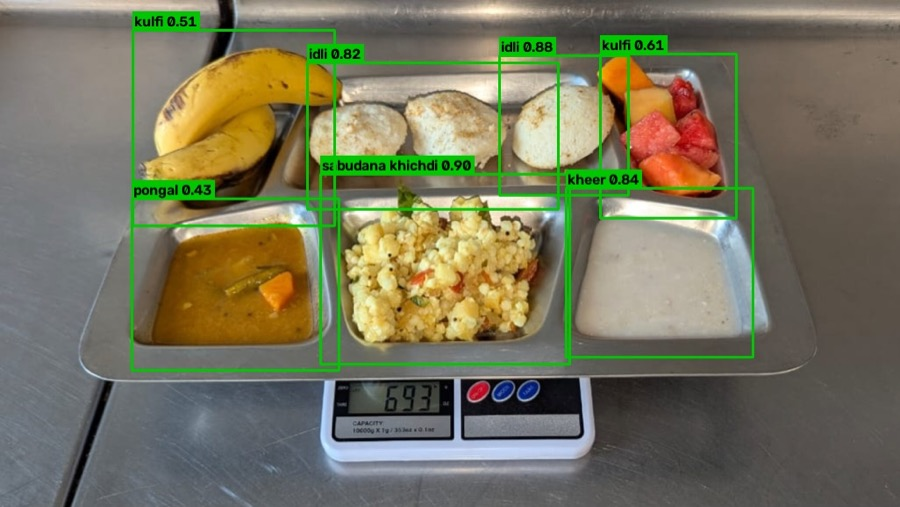
#> input picture assets/task2-example.jpg, 900 x 507 px, found by its file name
$ python bev_pipeline.py --image ../assets/task2-example.jpg
#> lines starting #> are read from the running program, lines starting #| are printed output that depends on the picture; after the words box and inside, x2 and y2 are one past the last pixel; in counts of white or black regions, pixels touching at a corner belong together
"""
Warp thali images to a top-down Bird's Eye View, then run food detection.

Detects the tray boundary automatically (no annotation needed), warps to BEV,
then runs YOLO compartment detection + ConvNeXt Khana classification.

Output (under --output, default outputs/task3):
        bev/<name>_bev.jpg          — warped top-down image
        detected/<name>_det.jpg     — annotated with food labels
        predictions.json            — all detections as JSON
        debug/<name>_corners.jpg    — tray corners (with --debug)

Usage (from the repo root):
  uv run python -m bev.bev_pipeline                    # all images in data/angled/
  uv run python -m bev.bev_pipeline --images data/images
  uv run python -m bev.bev_pipeline --image foo.jpg    # single image
  uv run python -m bev.bev_pipeline --no-detect        # BEV only, skip detection
  uv run python -m bev.bev_pipeline --debug            # save corner visualisation
"""

import argparse
import json
import os
import cv2
import numpy as np
import glob


DETECT_W = 800  # downsample to this width for tray corner detection

DEFAULT_YOLO = "models/thali_detector.pt"
DEFAULT_CLASSIFIER = "models/320/best_ema_hires.pt"
DEFAULT_CLASSES = "data/classes.txt"
DEFAULT_MODEL_NAME = "convnext_small.fb_in22k_ft_in1k"
DEFAULT_IMG_SIZE = 320


def order_points(pts):
    """Order 4 points as [TL, TR, BR, BL]."""
    pts = np.array(pts, dtype="float32")
    s = pts.sum(axis=1)
    diff = np.diff(pts, axis=1)
    out = np.zeros((4, 2), dtype="float32")
    out[0] = pts[np.argmin(s)]
    out[2] = pts[np.argmax(s)]
    out[1] = pts[np.argmin(diff)]
    out[3] = pts[np.argmax(diff)]
    return out


def _is_valid_quad(corners, img_shape):
    """
    Reject detections that are clearly wrong:
    - Quad covers > 90% of the image → whole-image detected, not the tray.
    - Any corner is within 1% of the image boundary → same problem.
    """
    h, w = img_shape[:2]
    pts = np.array(corners, dtype=np.float32)
    quad_area = cv2.contourArea(pts)
    if quad_area > 0.90 * h * w:
        return False
    for x, y in corners:
        if x < 0.01 * w or x > 0.99 * w or y < 0.01 * h or y > 0.99 * h:
            return False
    return True


def _quad_from_mask(binary, img_area, img_shape, min_frac=0.08):
    """
    Find the largest blob in a binary mask and fit a quadrilateral to it.
    Returns ordered [TL, TR, BR, BL] or None.
    """
    contours, _ = cv2.findContours(binary, cv2.RETR_EXTERNAL, cv2.CHAIN_APPROX_SIMPLE)
    if not contours:
        return None

    candidates = sorted(
        [c for c in contours if cv2.contourArea(c) > min_frac * img_area],
        key=cv2.contourArea, reverse=True,
    )

    for contour in candidates[:5]:
        hull = cv2.convexHull(contour)
        peri = cv2.arcLength(hull, True)

        # Gradually loosen epsilon until we collapse to a quadrilateral
        for eps in [0.02, 0.04, 0.06, 0.08, 0.10, 0.15, 0.20]:
            approx = cv2.approxPolyDP(hull, eps * peri, True)
            if len(approx) == 4:
                corners = order_points(approx.reshape(4, 2)).tolist()
                if _is_valid_quad(corners, img_shape):
                    return corners

        # Last resort: rotated bounding rect
        rect = cv2.minAreaRect(hull)
        box = cv2.boxPoints(rect)
        corners = order_points(box).tolist()
        if _is_valid_quad(corners, img_shape):
            return corners

    return None


def _otsu_mask(blurred, k):
    """Dark tray on light background: invert Otsu so the tray becomes a white blob."""
    _, mask = cv2.threshold(blurred, 0, 255, cv2.THRESH_BINARY_INV + cv2.THRESH_OTSU)
    return cv2.morphologyEx(mask, cv2.MORPH_CLOSE, k)


def _grabcut_mask(img):
    """
    GrabCut with explicit mask init:
    - Hard background: 5% border strip (always table/room, never tray).
    - Probable foreground: center 70% (where the tray always is).
    - Let GrabCut resolve the ambiguous middle band using color models.

    This handles cases where tray and background share a similar color (e.g. beige
    tray on white table) because GrabCut uses spatial smoothness + color mixture models,
    not just a single global threshold.
    """
    h, w = img.shape[:2]
    mask = np.full((h, w), cv2.GC_PR_BGD, dtype=np.uint8)  # probable background everywhere

    # Centre rectangle = probable foreground
    cx, cy = int(0.15 * w), int(0.15 * h)
    mask[cy: h - cy, cx: w - cx] = cv2.GC_PR_FGD

    # Thin border = certain background (gives GrabCut a clean anchor)
    bx, by = int(0.04 * w), int(0.04 * h)
    mask[:by, :] = cv2.GC_BGD
    mask[h - by:, :] = cv2.GC_BGD
    mask[:, :bx] = cv2.GC_BGD
    mask[:, w - bx:] = cv2.GC_BGD

    bgd = np.zeros((1, 65), np.float64)
    fgd = np.zeros((1, 65), np.float64)
    try:
        cv2.grabCut(img, mask, None, bgd, fgd, 5, cv2.GC_INIT_WITH_MASK)
    except cv2.error:
        return None

    fg = np.where((mask == cv2.GC_FGD) | (mask == cv2.GC_PR_FGD), 255, 0).astype(np.uint8)
    k = cv2.getStructuringElement(cv2.MORPH_RECT, (15, 15))
    return cv2.morphologyEx(fg, cv2.MORPH_CLOSE, k)


def _canny_mask(blurred, k):
    edges = cv2.Canny(blurred, 30, 100)
    return cv2.morphologyEx(edges, cv2.MORPH_CLOSE, k)


def detect_tray_corners(img, debug_path=None):
    """
    Detect the 4 corners of the thali tray.

    Tries three strategies in order, stopping at the first valid result:
      1. Otsu threshold (fast; works when tray is darker than background).
      2. GrabCut with mask init (slower; works when tray and background share
         similar color, e.g. beige tray on white table).
      3. Canny edges (fallback for high-contrast rims).

    Each strategy's result is validated: detections that span the whole image
    (corners at the image boundary) are rejected and the next strategy is tried.

    Returns [TL, TR, BR, BL] in original image coordinates, or None.
    """
    orig_h, orig_w = img.shape[:2]
    scale = DETECT_W / orig_w
    small = cv2.resize(img, (DETECT_W, int(orig_h * scale)))
    sh, sw = small.shape[:2]
    small_area = sh * sw

    gray = cv2.cvtColor(small, cv2.COLOR_BGR2GRAY)
    blurred = cv2.GaussianBlur(gray, (7, 7), 2)
    k = cv2.getStructuringElement(cv2.MORPH_RECT, (15, 15))

    corners = None

    # Strategy 1: Otsu
    corners = _quad_from_mask(_otsu_mask(blurred, k), small_area, small.shape)

    # Strategy 2: GrabCut
    if corners is None:
        gc_mask = _grabcut_mask(small)
        if gc_mask is not None:
            corners = _quad_from_mask(gc_mask, small_area, small.shape)

    # Strategy 3: Canny
    if corners is None:
        corners = _quad_from_mask(_canny_mask(blurred, k), small_area, small.shape)

    if corners is None:
        return None

    # Scale back to original image coordinates
    corners = [[x / scale, y / scale] for x, y in corners]

    if debug_path:
        os.makedirs(os.path.dirname(debug_path), exist_ok=True)
        dbg = img.copy()
        pts = np.int32(corners)
        cv2.polylines(dbg, [pts], isClosed=True, color=(0, 255, 0),
                      thickness=max(3, orig_w // 300))
        font_scale = orig_w / 2000
        for label, pt in zip(["TL", "TR", "BR", "BL"], corners):
            p = (int(pt[0]), int(pt[1]))
            r = max(10, orig_w // 200)
            cv2.circle(dbg, p, r, (0, 0, 255), -1)
            cv2.putText(dbg, label, (p[0] + r + 5, p[1]),
                        cv2.FONT_HERSHEY_SIMPLEX, font_scale, (0, 0, 255), 2, cv2.LINE_AA)
        cv2.imwrite(debug_path, dbg)

    return corners


def foreshortening_ratio(corners):
    """top_edge / bottom_edge. Close to 1.0 = near top-down. Below 0.4 = very shallow."""
    tl, tr, br, bl = [np.array(p) for p in corners]
    top = np.linalg.norm(tr - tl)
    bottom = np.linalg.norm(br - bl)
    return top / bottom if bottom > 0 else 0.0


def estimate_output_dims(corners, base_size=700):
    """
    Compute output (width, height) that matches the tray's true aspect ratio.

    Uses the geometric mean of opposite edge lengths as a perspective-aware
    proxy for the tray's real dimensions. This avoids the square-output
    distortion that appears when a 4:3 tray is forced into a 1:1 canvas.

    Note: at very shallow angles (foreshortening ratio < 0.3), the height
    estimate is unreliable because the far edge has too few pixels to measure
    accurately. The output will still be the best geometrically-honest result,
    but some stretching on the far side is unavoidable.
    """
    tl, tr, br, bl = [np.array(p, dtype=float) for p in corners]
    apparent_w = (np.linalg.norm(tr - tl) + np.linalg.norm(br - bl)) / 2
    apparent_h = (np.linalg.norm(bl - tl) + np.linalg.norm(br - tr)) / 2
    aspect = apparent_w / apparent_h if apparent_h > 0 else 1.0

    if aspect >= 1.0:
        return base_size, max(1, int(base_size / aspect))
    else:
        return max(1, int(base_size * aspect)), base_size


def warp_to_bev(img, corners, out_w, out_h):
    """Perspective transform: tray corners → rectified top-down view."""
    src = np.float32(corners)
    dst = np.float32([[0, 0], [out_w, 0], [out_w, out_h], [0, out_h]])
    M = cv2.getPerspectiveTransform(src, dst)
    return cv2.warpPerspective(img, M, (out_w, out_h))


def load_detector(args):
    """Lazily load the detection pipeline. Returns None if models are missing."""
    from thali.classifier import KhanaClassifier
    from thali.detector import ThaliDetector
    from thali.pipeline import ThaliPipeline

    class_names = [
        line.strip()
        for line in open(args.classes).read().splitlines()
        if line.strip()
    ]
    classifier = KhanaClassifier(
        model_path=args.classifier,
        class_names=class_names,
        model_name=args.model_name,
        img_size=args.img_size,
    )
    detector = ThaliDetector(weights=args.yolo, conf=args.det_conf)
    return ThaliPipeline(classifier=classifier, detector=detector)


def process(image_paths, out_size, debug, pipeline, out_dir):
    bev_dir, det_dir = os.path.join(out_dir, "bev"), os.path.join(out_dir, "detected")
    os.makedirs(bev_dir, exist_ok=True)
    if pipeline is not None:
        os.makedirs(det_dir, exist_ok=True)

    all_predictions = {}

    for img_path in image_paths:
        name = os.path.basename(img_path)
        img = cv2.imread(img_path)
        if img is None:
            print(f"[error] Cannot read {img_path}")
            continue

        stem = os.path.splitext(name)[0]
        debug_path = os.path.join(out_dir, "debug", f"{stem}_corners.jpg") if debug else None

        corners = detect_tray_corners(img, debug_path=debug_path)
        if corners is None:
            print(f"[fail]  {name} — tray not detected (run with --debug to inspect)")
            continue

        ratio = foreshortening_ratio(corners)
        out_w, out_h = estimate_output_dims(corners, out_size)

        if ratio < 0.3:
            print(f"[warn]  {name} — extreme shallow angle (ratio={ratio:.2f}). "
                  f"Far edge has too few pixels; BEV will be stretched. "
                  f"Consider re-shooting at a steeper angle.")
        elif ratio < 0.5:
            print(f"[warn]  {name} — shallow angle (ratio={ratio:.2f}), some stretching expected")

        bev = warp_to_bev(img, corners, out_w, out_h)
        bev_path = os.path.join(bev_dir, f"{stem}_bev.jpg")
        cv2.imwrite(bev_path, bev)
        print(f"[bev]   {name} → {bev_path}  ({out_w}×{out_h}, ratio={ratio:.2f})")

        if pipeline is not None:
            detections = pipeline.run(bev_path)
            for det in detections:
                print(f"  {det['label']:<30} conf={det['conf']:.3f}  bbox={det['bbox']}")

            from thali.visualize import draw_detections
            det_path = os.path.join(det_dir, f"{stem}_det.jpg")
            draw_detections(bev_path, detections, det_path)

            all_predictions[name] = [
                {"label": d["label"], "conf": round(d["conf"], 4), "bbox": d["bbox"]}
                for d in detections
            ]

    if pipeline is not None and all_predictions:
        pred_path = os.path.join(out_dir, "predictions.json")
        with open(pred_path, "w") as f:
            json.dump(all_predictions, f, indent=2)
        print(f"\nPredictions saved → {pred_path}")


def main():
    parser = argparse.ArgumentParser()
    parser.add_argument("--images", default="data/angled", help="Folder of input images (default: data/angled)")
    parser.add_argument("--image", help="Process a single image by filename (inside --images)")
    parser.add_argument("--output", default="outputs/task3", help="Output folder (default: outputs/task3)")
    parser.add_argument("--out-size", type=int, default=700,
                        help="Output canvas size in pixels (default: 700)")
    parser.add_argument("--debug", action="store_true",
                        help="Save corner detection visualisation to <output>/debug/")

    # Detection flags
    detect_group = parser.add_mutually_exclusive_group()
    detect_group.add_argument("--detect", action="store_true", default=True,
                              help="Run food detection on BEV images (default: on)")
    detect_group.add_argument("--no-detect", action="store_true",
                              help="Skip detection — BEV warp only")
    parser.add_argument("--yolo", default=DEFAULT_YOLO,
                        help=f"YOLO weights (default: {DEFAULT_YOLO})")
    parser.add_argument("--classifier", default=DEFAULT_CLASSIFIER,
                        help=f"ConvNeXt classifier weights (default: {DEFAULT_CLASSIFIER})")
    parser.add_argument("--classes", default=DEFAULT_CLASSES,
                        help=f"Classes list file (default: {DEFAULT_CLASSES})")
    parser.add_argument("--model-name", default=DEFAULT_MODEL_NAME,
                        help=f"timm model name (default: {DEFAULT_MODEL_NAME})")
    parser.add_argument("--img-size", type=int, default=DEFAULT_IMG_SIZE,
                        help=f"Classifier input size (default: {DEFAULT_IMG_SIZE})")
    parser.add_argument("--det-conf", type=float, default=0.25,
                        help="YOLO confidence threshold (default: 0.25)")
    args = parser.parse_args()

    if args.image:
        image_paths = [os.path.join(args.images, args.image)]
    else:
        image_paths = sorted(
            glob.glob(os.path.join(args.images, "*.jpg")) +
            glob.glob(os.path.join(args.images, "*.jpeg")) +
            glob.glob(os.path.join(args.images, "*.png"))
        )

    if not image_paths:
        print(f"No images found in '{args.images}/'")
        return

    run_detect = not args.no_detect
    pipeline = None
    if run_detect:
        missing = [p for p in [args.yolo, args.classifier, args.classes] if not os.path.exists(p)]
        if missing:
            print(f"[warn] Detection skipped — missing files: {', '.join(missing)}")
            print("       Run with --no-detect to suppress this warning.")
        else:
            print("Loading detection models...")
            pipeline = load_detector(args)
            print("Models loaded.\n")

    print(f"Processing {len(image_paths)} image(s)...")
    process(image_paths, args.out_size, args.debug, pipeline, args.output)
#> in process, img is the input picture: shape (507, 900, 3); mean B, G, R 92.9, 117.2, 118.8
#> in detect_tray_corners, `gray = cv2.cvtColor(small, cv2.COLOR_BGR2GRAY)`:
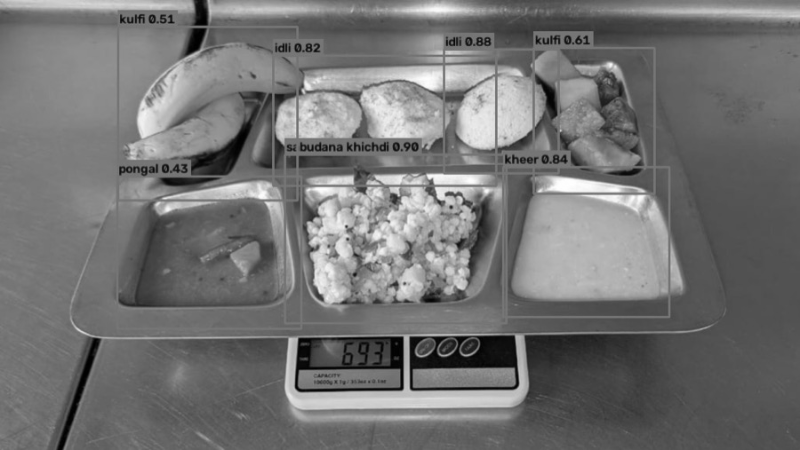
#> gray: shape (450, 800); min 0, max 255, mean 114.8
#> in _otsu_mask, `_, mask = cv2.threshold(blurred, 0, 255, cv2.THRESH_BINARY_INV + cv2.T..`:
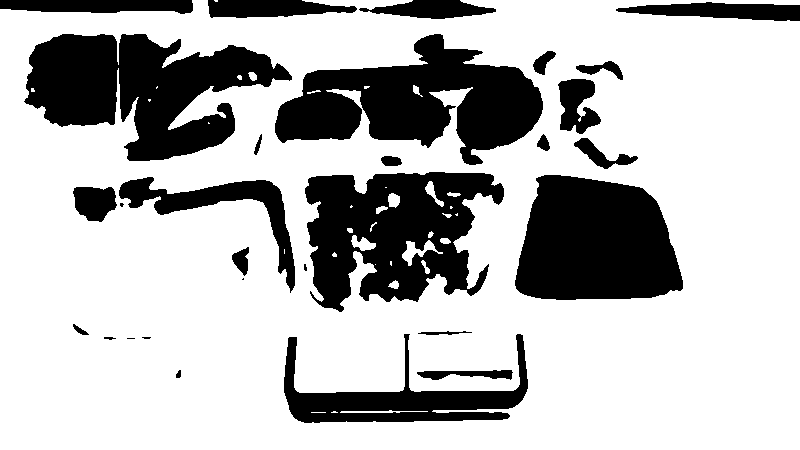
#> mask: shape (450, 800); 72.9% white; 29 black regions (5 under 20 px), largest, box (x1, y1, x2, y2) and area: (24, 34, 292, 161) 19139, (275, 34, 543, 165) 18308, (305, 172, 504, 312) 17733
#> in _otsu_mask, `return cv2.morphologyEx(mask, cv2.MORPH_CLOSE, k)`:
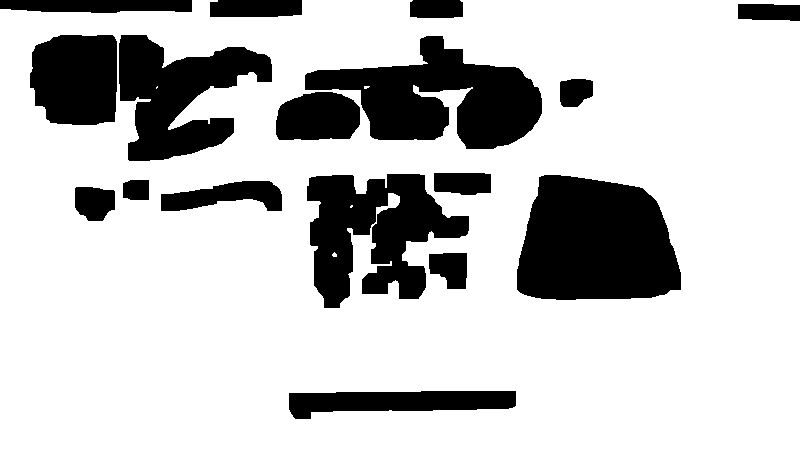
#> returned value: shape (450, 800); 77.4% white; 17 black regions
#> in _quad_from_mask, `contours, _ = cv2.findContours(binary, cv2.RETR_EXTERNAL, cv2.CHAIN_AP..`: contours = 1 contour; box (x1, y1, x2, y2) and area: (0, 0, 800, 450) 353046
#> in _quad_from_mask, `candidates = sorted( [c for c in contours if cv2.contourArea(c) > min_..`: candidates has the same summary as contours
#> the loop in _quad_from_mask, `for contour in candidates[:5]:` made 1 pass
#> (peri, rect) on pass 1: (2487.2, ((399.5, 224.5), (449, 799), -90))
#> in detect_tray_corners, `gc_mask = _grabcut_mask(small)`:
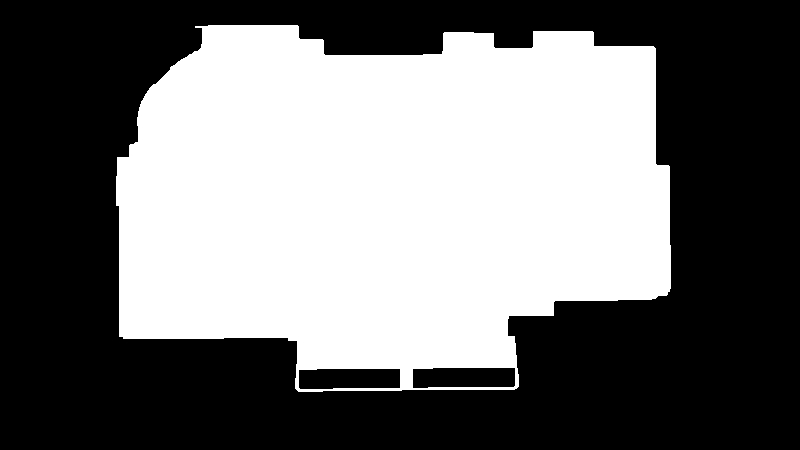
#> gc_mask: shape (450, 800); 44.7% white; 1 white region
#> in _quad_from_mask (call 2), `contours, _ = cv2.findContours(binary, cv2.RETR_EXTERNAL, cv2.CHAIN_AP..`: contours = 1 contour; box (x1, y1, x2, y2) and area: (116, 25, 671, 392) 163901
#> in _quad_from_mask (call 2), `candidates = sorted( [c for c in contours if cv2.contourArea(c) > min_..`: candidates has the same summary as contours
#> the loop in _quad_from_mask, `for contour in candidates[:5]:` made 1 pass
#> peri on pass 1: 1626.3
#> in detect_tray_corners, `corners = _quad_from_mask(gc_mask, small_area, small.shape)`: corners = [[117, 157], [592, 31], [670, 288], [298, 391]]
#> in detect_tray_corners, `corners = [[x / scale, y / scale] for x, y in corners]`: corners = [[131.6, 176.6], [666, 34.88], [753.8, 324], [335.2, 439.9]]
#> in foreshortening_ratio, `tl, tr, br, bl = [np.array(p) for p in corners]`: tl = [131.6, 176.6]; tr = [666, 34.88]; br = [753.8, 324]; bl = [335.2, 439.9]
#> in foreshortening_ratio, `top = np.linalg.norm(tr - tl)`: top = 552.9
#> in foreshortening_ratio, `bottom = np.linalg.norm(br - bl)`: bottom = 434.2
#> in process, `ratio = foreshortening_ratio(corners)`: ratio = 1.27
#> in estimate_output_dims, `tl, tr, br, bl = [np.array(p, dtype=float) for p in corners]`: tl = [131.6, 176.6]; tr = [666, 34.88]; br = [753.8, 324]; bl = [335.2, 439.9]
#> in estimate_output_dims, `apparent_w = (np.linalg.norm(tr - tl) + np.linalg.norm(br - bl)) / 2`: apparent_w = 493.6
#> in estimate_output_dims, `apparent_h = (np.linalg.norm(bl - tl) + np.linalg.norm(br - tr)) / 2`: apparent_h = 317.5
#> in estimate_output_dims, `aspect = apparent_w / apparent_h if apparent_h > 0 else 1.0`: aspect = 1.55
#> in process, `out_w, out_h = estimate_output_dims(corners, out_size)`: out_w = 700; out_h = 450
#> in warp_to_bev, `src = np.float32(corners)`: src has the same summary as corners in detect_tray_corners
#> in warp_to_bev, `dst = np.float32([[0, 0], [out_w, 0], [out_w, out_h], [0, out_h]])`: dst = [[0, 0], [700, 0], [700, 450], [0, 450]]
#> in warp_to_bev, `M = cv2.getPerspectiveTransform(src, dst)`: M = [[0.933, -0.721, 4.66], [0.259, 0.975, -206.3], [-0.000183, -0.000571, 1]]
#> in warp_to_bev, `return cv2.warpPerspective(img, M, (out_w, out_h))`:
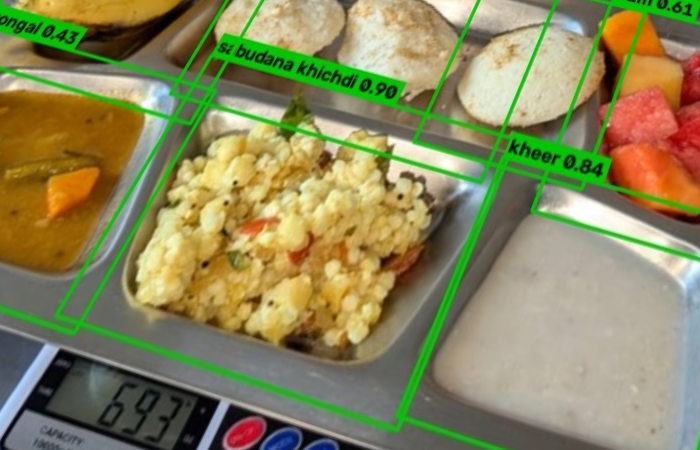
#> returned value: shape (450, 700, 3); mean of channels 0, 1, 2 92.1, 135.9, 139.1; drawn as B, G, R
#| [bev]   task2-example.jpg → outputs/task3/bev/task2-example_bev.jpg  (700×450, ratio=1.27)
    print("\nDone.")
    print(f"  BEV images   → {args.output}/bev/")
    if pipeline is not None:
        print(f"  Annotated    → {args.output}/detected/")
        print(f"  Predictions  → {args.output}/predictions.json")


if __name__ == "__main__":
    main()
